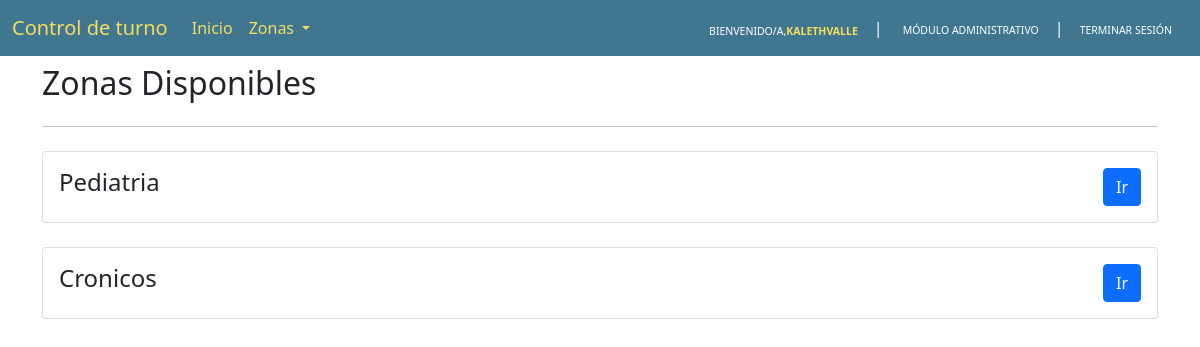
Page / (signed in) on the earlier database version.
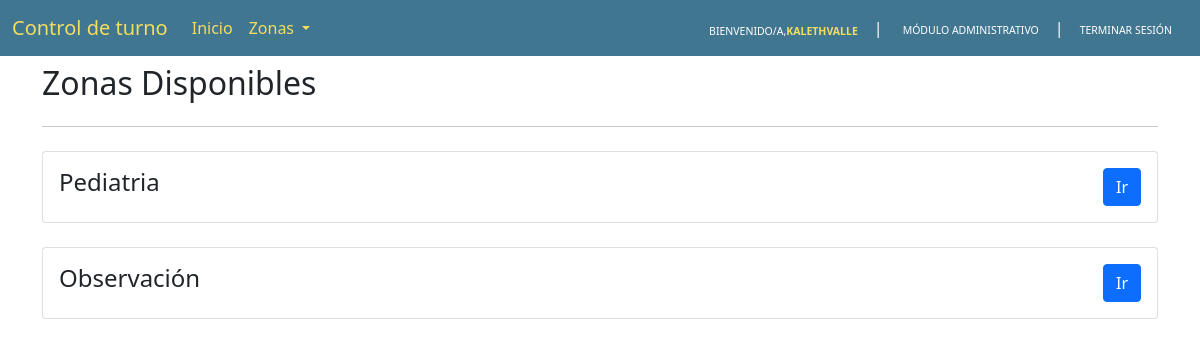
Same page on the later database version.
### api/models/zones.py (models this page shows)
class Zones(models.Model):
    name = models.CharField('Name', max_length=200, default="", help_text="Nombre zona")
    created_at = models.DateTimeField('created at', auto_now_add=True, help_text='Date time on which the object was created.')
    modified_at = models.DateTimeField('modified at', auto_now=True, help_text='Date time on which the object was last modified.')
    def __str__(self):
        return self.name
    class Meta:
        verbose_name_plural = "Zonas"

### api/views/home.py (the view)
# urls.py: path('', HomeView.as_view(), name='home'),
class HomeView(View):
    def get(self, request):
        if not request.user.is_authenticated:
            return redirect('api:login')
        zones = Zones.objects.all()
        return render(
            request,
            template_name='CtlT/home.html',
            context={
                "zones": zones
            }
        )

### api/templates/CtlT/home.html (shortened to what this page needs)
{% extends 'base.html' %}
{% block body %}
<div class="container">
  <h2 class="text-capitalize mt-2">Zonas disponibles</h2>
  <hr class="my-4">
  {% for zone in zones %}
  <div class="card">
    <div class="card-body">
      <div class="d-flex justify-content-between" >
        <div>
          <h4 class="text-capitalize">{{ zone }}</h4>
        </div>
        <div>
          <a class="btn btn-primary" href="{% url 'api:zone' zone.id %}" role="button">Ir</a>
        </div>
      </div>
    </div>
  </div>
  <br/>
  {% endfor %}
</div>
{% endblock %}

Differences in the rows shown:
removed Zones: name "Cronicos"
added Zones: name "Observación"
